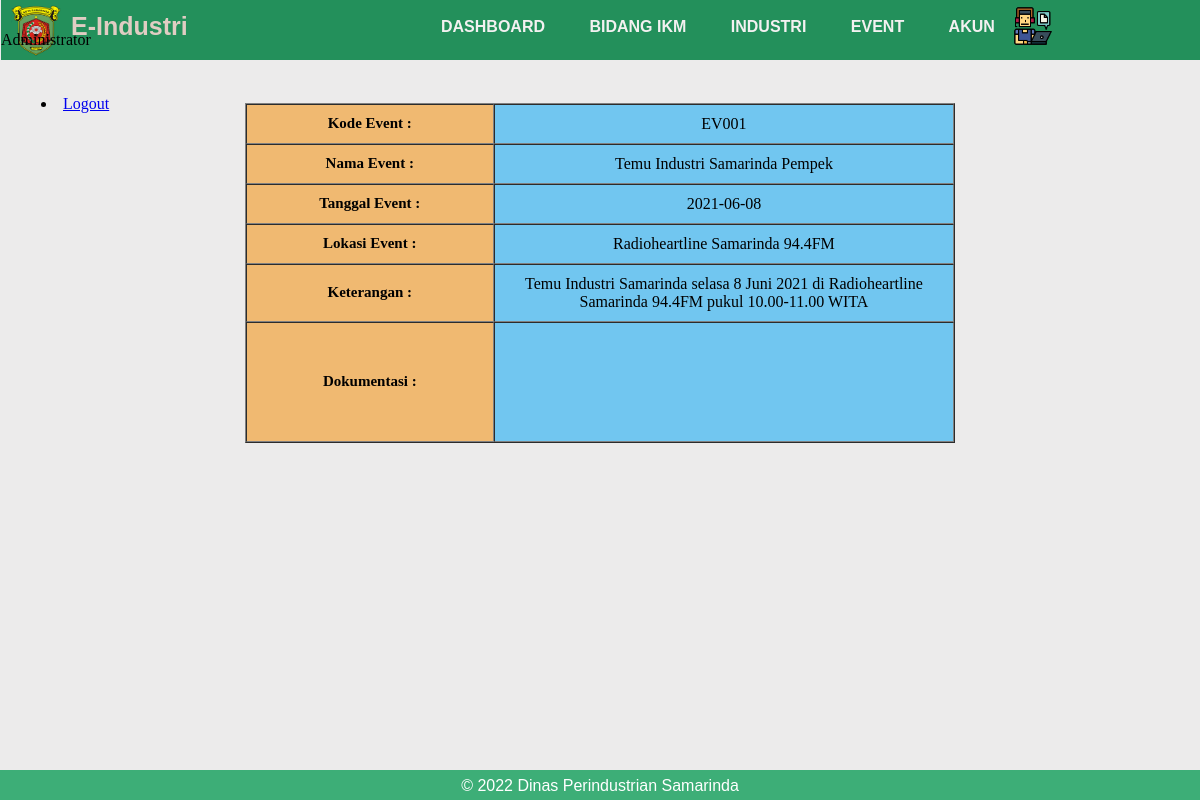
Page /admin-pegawai/testing.php?kode_event=EV001 (signed in) on the committed database.
### tables this page shows
CREATE TABLE `event` (
  `kode_event` varchar(20) NOT NULL,
  `nama_event` varchar(30) NOT NULL,
  `tanggal_event` varchar(30) NOT NULL,
  `lokasi_event` varchar(40) NOT NULL,
  `keterangan` text NOT NULL,
  `gambar` blob NOT NULL
);

### admin-pegawai/testing.php (the view, shortened to what this page needs)
<?php
	include '../konek.php';
	if (isset($_SESSION['admin'])) {
		$kodeevent = $_GET['kode_event'];
		$query = $konek->query("SELECT * FROM `event` WHERE kode_event = '".$kodeevent."'");
		$num = $query->num_rows;
		if ($num == 1) {
			$row = $query->fetch_assoc();
		} else {
			header("location:event.php");
		}
	} else {
		header("location:../login.php");
	}
    ?>
<!DOCTYPE html>
<html lang="en">
<head>
	<link href="../css/index-admin.css" rel="stylesheet" type="text/css" />
</head>
<body>
		<div class="header-admin">
				<div class="corner-header">
					<li class="logo-admin"><img src="../image/dinas_kaltim.png" alt="" style="width: 50px;"></li>
					<ul class="title-app">E-Industri</ul>
					<ul class="navbar-admin">
						<li><a href="admin-dashboard.php">Dashboard</a></li>
						<li><a href="bidang_ikm.php">Bidang IKM</a></li>
						<li><a href="industri.php">Industri</a></li>
						<li><a href="event.php">Event</a></li>
						<li><a href="akun.php">Akun</a></li>
					</ul>
				</div>
				<div class="ikon-profil">
					<img src="../image/worker.png">
					<li>Administrator
					<ul>
						<li><a href="../logout.php">Logout</a></li>
					</ul>
					</li>
				</div>
		</div>
        <div class="form-konten">
			<div class="pad-tambah" style="height: max-content;">
			<h2>Detail Event <?= $row['nama_event'] ?> </h2>
            <br><br>
            <table style="width: 60%;overflow-x: scroll;margin:auto" cellpadding="0" cellspacing="0" border="1px">
					<tr>
						<td style="width: 35%;font-weight:700;padding: 10px 20px;text-align: center;font-size: 15px;background-color: #f0b971">Kode Event :</td>
						<td style="width: 45%;padding: 10px 20px;text-align: center;background-color: #71c6f0"><?= $row['kode_event'] ?></td>
					</tr>
                    <tr>
                        <td style="width: 35%;font-weight:700;padding: 10px 20px;text-align: center;font-size: 15px;background-color: #f0b971">Nama Event :</td>
                        <td style="width: 65%;padding: 10px 20px;text-align: center;background-color: #71c6f0"><?= $row['nama_event'] ?></td>
                    </tr>
					<tr>
						<td style="width: 35%;font-weight:700;padding: 10px 20px;text-align: center;font-size: 15px;background-color: #f0b971">Tanggal Event :</td>
						<td style="width: 65%;padding: 10px 20px;text-align: center;background-color: #71c6f0"><?= $row['tanggal_event'] ?></td>
					</tr>
					<tr>
						<td style="width: 35%;font-weight:700;padding: 10px 20px;text-align: center;font-size: 15px;background-color: #f0b971">Lokasi Event :</td>
						<td style="width: 65%;padding: 10px 20px;text-align: center;background-color: #71c6f0"><?= $row['lokasi_event'] ?></td>
					</tr>
					<tr>
						<td style="width: 35%;font-weight:700;padding: 10px 20px;text-align: center;font-size: 15px;background-color: #f0b971">Keterangan :</td>
						<td style="width: 65%;padding: 10px 20px;text-align: center;background-color: #71c6f0"><?= $row['keterangan'] ?></td>
					</tr>
                    <tr>
						<td style="width: 35%;font-weight:700;padding: 20px 10px;text-align: center;font-size: 15px;background-color: #f0b971">Dokumentasi :</td>
						<td style="width: 65%;padding: 50px 20px;text-align: center;background-color: #71c6f0"><img src="../image/<?php echo $row['gambar'].".jpg";?>" alt=""></td>
					</tr>
				</table>
		</div>
	</div>
        <footer style="position:fixed; width: 100%; height: 30px; bottom: 0">
		<p align="middle" style="margin-top: 7px;position:relative;">© 2022 Dinas Perindustrian Samarinda</p>
	</footer>
</body>
</html>

### css/index-admin.css (style rules this page uses)
*, *:before, *:after { box-sizing: border-box; }
body { background-color: rgb(236, 235, 235); }
.header-admin { position: fixed; background: rgb(35, 144, 91); width: 101%; height: 60px; margin-left: -7px; margin-right: 10px; top: 0; }
.logo-admin { display: block; margin-left: 10px; margin-top: 4px; }
.title-app { margin-top: -55px; margin-left: 30px; color: #e0cdc3; font-weight: 900; font-size: 25px; font-family:'Trebuchet MS', 'Lucida Sans Unicode', 'Lucida Grande', 'Lucida Sans', Arial, sans-serif; margin-right: 10px; }
.navbar-admin { margin-left: 400px; margin-bottom: -20px; margin-top: -53px; padding: 0px; text-transform: uppercase; font-family: 'Gill Sans', 'Gill Sans MT', Calibri, 'Trebuchet MS', sans-serif; font-weight: bolder; }
.corner-header { background-color:white(44, 44, 44); color: Black; }
.corner-header img { width: 70px; display: block; margin-bottom: 10px; }
.corner-header ul li { margin-left: 30px; display:inline-block; font-size: 16px; margin-top: 5px; }
.corner-header a { color:rgb(243, 241, 241); text-decoration: none; transition: .3s; font-family:Verdana, Geneva, Tahoma, sans-serif; margin-top: 10px; margin-left: 10px; }
.ikon-profil { position:relative; line-height:3; margin:0; padding:0; list-style-type:none; list-style-position:inside; z-index: 2; }
.ikon-profil img { width: 40px; float: right; margin-right: 160px; margin-top: -10px; }
footer { font-family: 'Libre Franklin', sans-serif; background-color: rgb(61, 174, 119); color: white; width: 101%; margin-left: -8px; height: 40px; margin-top: 24%; position: fixed; }
.tabel-content th, td { padding: 8px 20px; text-align: center; }

### rows in the picture
event: kode_event "EV001", nama_event "Temu Industri Samarinda Pempek", tanggal_event "2021-06-08", lokasi_event "Radioheartline Samarinda 94.4FM", keterangan "Temu Industri Samarinda selasa 8 Juni 2021 di Radioheartline Samarinda 94.4FM pukul 10.00-11.00 WITA"
